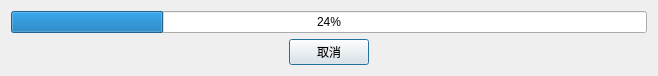
<?xml version="1.0" encoding="UTF-8"?>
<ui version="4.0">
 <class>ProgressBarDlg</class>
 <widget class="QDialog" name="ProgressBarDlg">
  <property name="geometry">
   <rect>
    <x>0</x>
    <y>0</y>
    <width>658</width>
    <height>69</height>
   </rect>
  </property>
  <property name="windowTitle">
   <string>Dialog</string>
  </property>
  <layout class="QGridLayout" name="gridLayout">
   <item row="0" column="0">
    <widget class="QProgressBar" name="progressBar">
     <property name="value">
      <number>24</number>
     </property>
    </widget>
   </item>
   <item row="1" column="0">
    <layout class="QHBoxLayout" name="horizontalLayout">
     <item>
      <spacer name="horizontalSpacer">
       <property name="orientation">
        <enum>Qt::Horizontal</enum>
       </property>
       <property name="sizeHint" stdset="0">
        <size>
         <width>40</width>
         <height>20</height>
        </size>
       </property>
      </spacer>
     </item>
     <item>
      <widget class="QPushButton" name="pushButton">
       <property name="text">
        <string>取消</string>
       </property>
      </widget>
     </item>
     <item>
      <spacer name="horizontalSpacer_2">
       <property name="orientation">
        <enum>Qt::Horizontal</enum>
       </property>
       <property name="sizeHint" stdset="0">
        <size>
         <width>40</width>
         <height>20</height>
        </size>
       </property>
      </spacer>
     </item>
    </layout>
   </item>
  </layout>
 </widget>
 <resources/>
 <connections/>
</ui>
